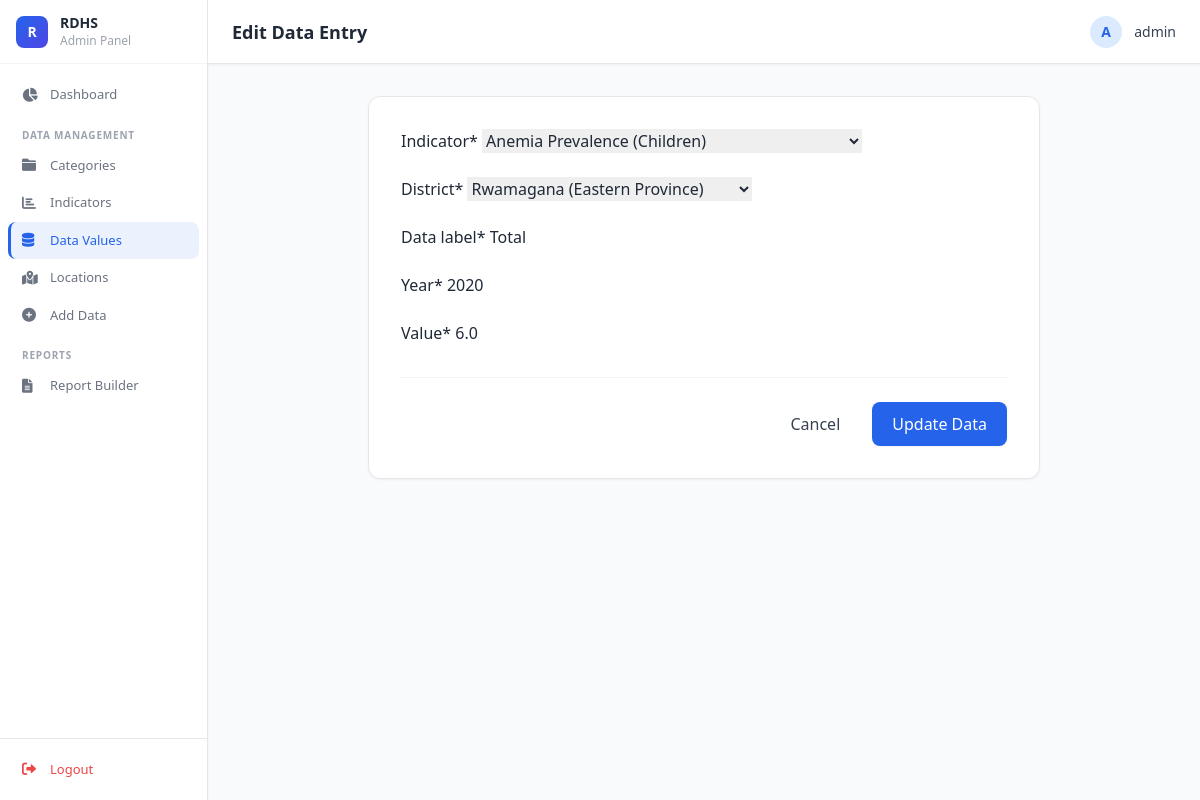
/admin-panel/data-values/update/264/ (signed in), run on the app's committed database.
### indicators/models.py (models this page shows, shortened)
class IndicatorValue(models.Model):
    indicator = models.ForeignKey(Indicator, on_delete=models.CASCADE, related_name='values')
    district = models.ForeignKey(District, on_delete=models.CASCADE, related_name='indicator_values')
    data_label = models.CharField(max_length=100, default='Total') # e.g. "Total", "Observed, Fixed place"
    year = models.IntegerField(default=2022)
    value = models.FloatField()

### indicators/admin_views.py (the view)
# urls.py: path('data-values/update/<int:pk>/', admin_views.datavalue_edit_view, name='admin_datavalue_edit'),
@user_passes_test(admin_required, login_url='admin_login')
def datavalue_edit_view(request, pk):
    value = get_object_or_404(IndicatorValue, pk=pk)
    if request.method == 'POST':
        form = DataValueForm(request.POST, instance=value)
        if form.is_valid():
            form.save()
            messages.success(request, 'Data Value updated successfully.')
            return redirect('admin_datavalues')
    else:
        form = DataValueForm(instance=value)
    return render(request, 'admin/datavalues/form.html', {'form': form})

### indicators/forms.py (shortened to what this page needs)
class DataValueForm(forms.ModelForm):
    indicator = forms.ChoiceField(widget=forms.Select(attrs={'class': 'form-select'}))
    class Meta:
        model = IndicatorValue
        fields = ['indicator', 'district', 'data_label', 'year', 'value']
        widgets = {
            'district': forms.Select(attrs={'class': 'form-select'}),
            'data_label': forms.TextInput(attrs={'class': 'form-control', 'placeholder': 'e.g. Total'}),
            'year': forms.NumberInput(attrs={'class': 'form-control', 'placeholder': 'e.g. 2022'}),
            'value': forms.NumberInput(attrs={'class': 'form-control'}),
        }
    def __init__(self, *args, **kwargs):
        super().__init__(*args, **kwargs)
        names = sorted(list(set(Indicator.objects.values_list('name', flat=True))))
        self.fields['indicator'].choices = [(name, name) for name in names]
        if self.instance and self.instance.pk:
            self.fields['indicator'].initial = self.instance.indicator.name

### indicators/admin_views.py (called while the page is built)
def admin_required(user):
    return user.is_authenticated and (user.is_staff or user.is_superuser)

### indicators/models.py (called while the page is built)
    def __str__(self):
        return f"{self.name} ({self.province.name})"

### templates/admin/datavalues/form.html (shortened to what this page needs)
{% extends 'admin/admin_base.html' %}
{% load crispy_forms_tags %}
{% block header %}
{% if form.instance.pk %}Edit Data Entry{% else %}Add Data Entry{% endif %}
{% endblock %}
{% block content %}
<div class="max-w-2xl mx-auto">
    <div class="bg-white rounded-xl shadow-sm border border-gray-200 p-8">
        <form method="post">
            <div class="space-y-6">
                {{ form|crispy }}
            </div>
            <div class="mt-8 flex justify-end gap-3 pt-6 border-t border-gray-100">
                <a href="{% url 'admin_datavalues' %}"
                    class="px-5 py-2.5 rounded-lg text-gray-700 hover:bg-gray-100 font-medium transition-colors">
                    Cancel
                </a>
                <button type="submit"
                    class="px-5 py-2.5 rounded-lg bg-blue-600 hover:bg-blue-700 text-white font-medium shadow-sm transition-transform active:scale-95">
                    {% if form.instance.pk %}Update Data{% else %}Save Data{% endif %}
                </button>
            </div>
        </form>
    </div>
</div>
{% endblock %}

### templates/admin/admin_base.html (shortened to what this page needs)
<!DOCTYPE html>
<html lang="en">
<head>
    <script src="https://cdn.tailwindcss.com"></script>
    <link href="https://cdnjs.cloudflare.com/ajax/libs/font-awesome/6.0.0/css/all.min.css" rel="stylesheet">
</head>
<body class="bg-gray-50 text-gray-800 font-sans antialiased">
    <div class="flex h-screen overflow-hidden">
        <aside class="w-52 bg-white border-r border-gray-200 flex flex-col z-10 shadow-sm flex-shrink-0">
            <div class="h-16 flex items-center px-4 gap-3 border-b border-gray-100 flex-shrink-0">
                <div class="w-8 h-8 rounded-lg flex items-center justify-center flex-shrink-0"
                     style="background:linear-gradient(135deg,#2563eb,#4f46e5);">
                    <span class="text-white font-extrabold text-sm">R</span>
                </div>
                <span class="font-bold text-gray-800 text-sm leading-tight">RDHS<br>
                    <span class="font-normal text-gray-400 text-xs">Admin Panel</span>
                </span>
            </div>
            <nav class="flex-1 overflow-y-auto py-3 px-2">
                <a href="{% url 'admin_dashboard' %}"
                   class="nav-item {% if request.resolver_match.url_name == 'admin_dashboard' %}active{% endif %}">
                    <i class="fas fa-chart-pie"></i><span>Dashboard</span>
                </a>
                <div class="nav-section-label">Data Management</div>
                <a href="{% url 'admin_categories' %}"
                   class="nav-item {% if 'categories' in request.path %}active{% endif %}">
                    <i class="fas fa-folder"></i><span>Categories</span>
                </a>
                <a href="{% url 'admin_indicators' %}"
                   class="nav-item {% if 'indicators' in request.path %}active{% endif %}">
                    <i class="fas fa-chart-bar"></i><span>Indicators</span>
                </a>
                <a href="{% url 'admin_datavalues' %}"
                   class="nav-item {% if 'data-values' in request.path %}active{% endif %}">
                    <i class="fas fa-database"></i><span>Data Values</span>
                </a>
                <a href="{% url 'admin_locations' %}"
                   class="nav-item {% if 'locations' in request.path %}active{% endif %}">
                    <i class="fas fa-map-marked-alt"></i><span>Locations</span>
                </a>
                <a href="{% url 'admin_add_data' %}"
                   class="nav-item {% if 'data/add' in request.path %}active{% endif %}">
                    <i class="fas fa-plus-circle"></i><span>Add Data</span>
                </a>
                <div class="nav-section-label">Reports</div>
                <a href="{% url 'admin_report_builder' %}"
                   class="nav-item {% if 'report' in request.path %}active{% endif %}">
                    <i class="fas fa-file-alt"></i><span>Report Builder</span>
                </a>
            </nav>
            <div class="px-2 py-3 border-t border-gray-200 flex-shrink-0">
                <a href="{% url 'admin_logout' %}"
                   class="nav-item text-red-500 hover:bg-red-50 hover:text-red-700">
                    <i class="fas fa-sign-out-alt"></i><span>Logout</span>
                </a>
            </div>
        </aside>
        <div class="flex-1 flex flex-col h-screen overflow-hidden relative">
            <header class="h-16 bg-white border-b border-gray-200 flex items-center justify-between px-6 shadow-sm z-10 flex-shrink-0">
                <h1 class="text-lg font-semibold text-gray-800">{% block header %}{% endblock %}</h1>
                <div class="flex items-center gap-3">
                    <div class="w-8 h-8 rounded-full bg-blue-100 flex items-center justify-center text-blue-600 font-bold text-sm">
                        {{ request.user.username|make_list|first|upper }}
                    </div>
                    <span class="text-sm font-medium text-gray-700">{{ request.user.username }}</span>
                </div>
            </header>
            <main class="flex-1 overflow-y-auto bg-gray-50 p-8">
                {% block content %}{% endblock %}
            </main>
        </div>
    </div>
</body>
</html>

### templates/admin/admin_base.html (style rules this page uses)
.nav-item { display: flex; align-items: center; padding: 9px 14px; border-radius: 8px; color: #6b7280; text-decoration: none; font-size: 13px; font-weight: 500; transition: background 0.15s, color 0.15s; white-space: nowrap; }
.nav-item i { width: 18px; font-size: 14px; flex-shrink: 0; }
.nav-item span { margin-left: 10px; }
.nav-item.active { background: rgba(59, 130, 246, 0.1); color: #2563eb; border-left: 3px solid #2563eb; padding-left: 11px; }
.nav-section-label { padding: 14px 14px 4px; font-size: 10px; font-weight: 700; color: #9ca3af; text-transform: uppercase; letter-spacing: 0.08em; }

### data on the page
IndicatorValue: indicator "Anemia Prevalence (Children)", district "Rwamagana (Eastern Province)", data_label "Total", year "2020", value "6.0"

### other printed values
{{ request.user.username|make_list|first|upper }} "A"
{{ request.user.username }} "admin"
